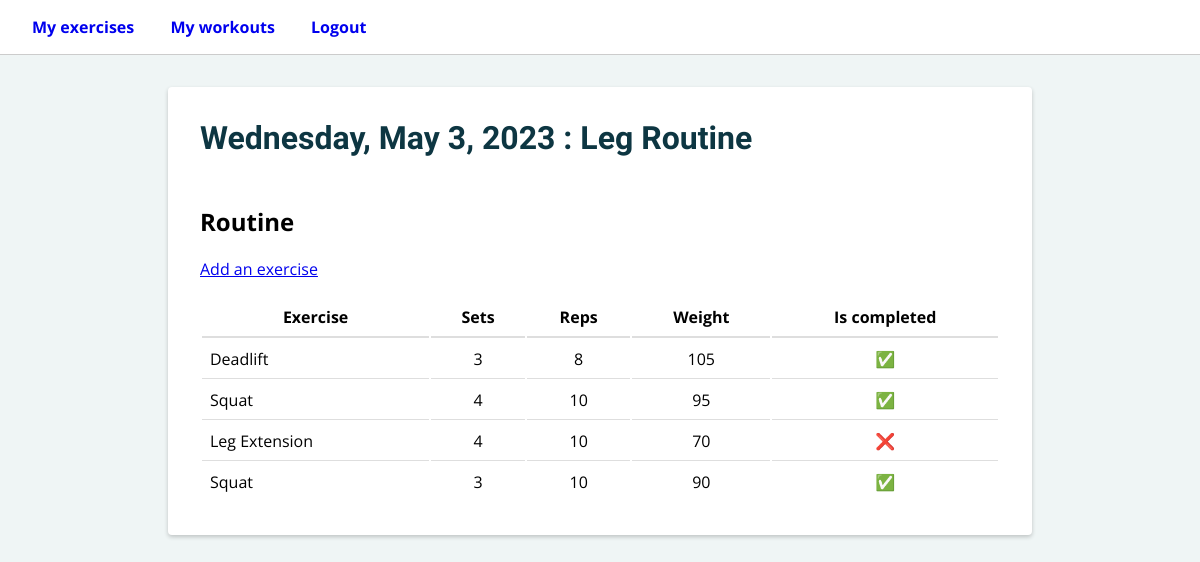
The page /workouts/1/ (signed in) on the database its author committed.
### workouts/models.py (models this page shows, shortened)
class Workout(models.Model):
    title = models.CharField(max_length=200)
    date = models.DateField()
    workout_type = models.CharField(max_length=4, choices=WORKOUTTYPE_CHOICES)
    notes = models.TextField(blank=True)
    owner = models.ForeignKey(
        settings.AUTH_USER_MODEL,
        related_name="workouts",
        on_delete=models.CASCADE,
        null=True,
    )

### exercises/models.py (models this page shows, shortened)
class Exercise(models.Model):
    exercise_type = models.CharField(max_length=200, choices=EXERCISE_CHOICES)
    sets = models.PositiveIntegerField(choices=SET_CHOICES)
    reps = models.PositiveIntegerField(choices=REP_CHOICES)
    weight = models.DecimalField(max_digits=5, decimal_places=0)
    completed = models.BooleanField(default=False)
    workout = models.ForeignKey(
        Workout,
        related_name='exercises',
        on_delete=models.CASCADE,
        blank=True, null=True,
    )
    assignee = models.ForeignKey(
        settings.AUTH_USER_MODEL,
        null=True,
        related_name="exercises",
        on_delete=models.CASCADE
    )

### workouts/views.py (the view)
# urls.py: path("<int:id>/", show_workout, name='show_workout'),
@login_required
def show_workout(request, id):
    workout_detail = get_object_or_404(Workout, id=id)
    context = {
        "workout_detail": workout_detail,
    }
    return render(request, "workouts/detail.html", context)

### workouts/templates/workouts/detail.html (shortened to what this page needs)
{% extends 'base.html' %}
{% block content %}
<main>
    <div class="workout-detail">
        <h1>{{ workout_detail.date|date:"l, M j, Y" }} : {{ workout_detail.workout_type }} Routine</h1>
        <h2>Routine</h2>
        <p><a href="{% url 'create_exercise' %}">Add an exercise</a></p>
        {% if workout_detail.exercises.all|length > 0 %}
        <table>
            <thead>
                <tr>
                    <th>Exercise</th>
                    <th>Sets</th>
                    <th>Reps</th>
                    <th>Weight</th>
                    <th>Is completed</th>
                </tr>
            </thead>
            <tbody>
                {% for exercise in workout_detail.exercises.all %}
                <tr>
                    <td>{{ exercise.exercise_type }}</td>
                    <td>{{ exercise.sets }}</td>
                    <td>{{ exercise.reps }}</td>
                    <td>{{ exercise.weight }}</td>
                    <td>{{ exercise.completed|yesno:"✅,❌" }}</td>
                </tr>
                {% endfor %}
            </tbody>
        </table>
        {% else %}
        <p>This workout has no exercises</p>
        {% endif %}
    </div>
</main>
{% endblock content %}

### workouts/static/css/workouts.css (style rules this page uses)
body, input, textarea, button, select { font-family: 'Open Sans', sans-serif; font-size: 16px; margin: 0; padding: 0; }
html, body { background-color: #EFF5F5; }
table { width: 100%; }
.exercise-form h1, .login-form h1, .signup-form h1, .workout-list h1, .workout-form h1, .workout-detail h1, .my-exercises-list h1 { font-family:'Work Sans', sans-serif; color: #0D3642; margin-top: 0; }
.workout-detail h2 { margin-top: 2em; }
.my-exercises-list, .workout-list, .workout-detail { background-color: white; border-radius: 4px; box-shadow: 0 2px 4px rgba(0, 0, 0, 0.2); margin: auto; max-width: 800px; padding: 2em; }
.my-exercises-list th, .my-exercises-list td, .workout-list th, .workout-list td, .workout-detail th, .workout-detail td { padding: .5em; }
.my-exercises-list thead tr th, .workout-list thead tr th, .workout-detail thead tr th { border-bottom: 2px solid #DEDEDE; }
.my-exercises-list tbody td:nth-child(2), .my-exercises-list tbody td:nth-child(3), .my-exercises-list tbody td:nth-child(4), .workout-list tbody tr td, .workout-detail tbody td:nth-child(2), .workout-detail tbody td:nth-child(3), .workout-detail tbody td:nth-child(4), .workout-detail tbody td:nth-child(5) { text-align: center; }
.my-exercises-list tbody :not(tr:last-child) td, .workout-list tbody :not(tr:last-child) td, .workout-detail tbody :not(tr:last-child) td { border-bottom: 1px solid #DEDEDE; }

### rows shown on the page
Workout: date "Wednesday, May 3, 2023", workout_type "Leg"
Exercise: exercise_type "Deadlift", sets "3", reps "8", weight "105", completed "✅"
Exercise: exercise_type "Squat", sets "4", reps "10", weight "95", completed "✅"
Exercise: exercise_type "Leg Extension", sets "4", reps "10", weight "70", completed "❌"
Exercise: exercise_type "Squat", sets "3", reps "10", weight "90", completed "✅"
